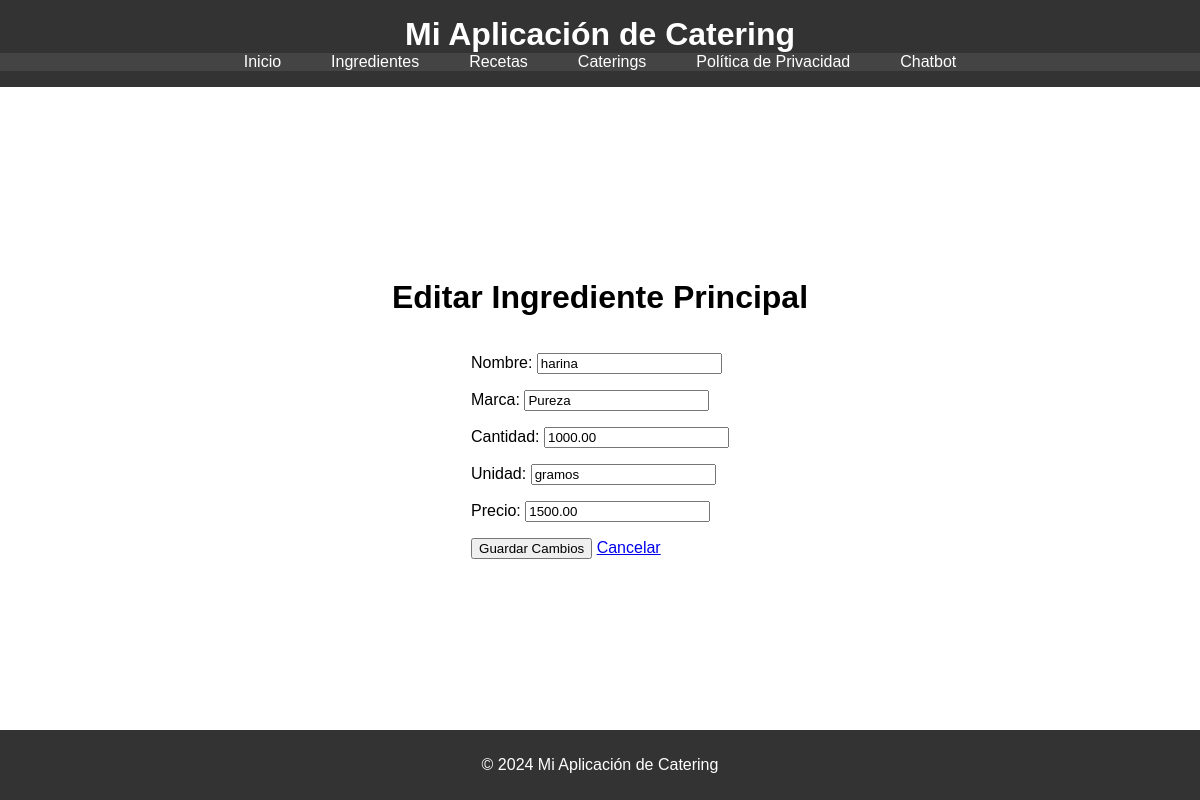
The app's page /calculos/ingredientes/23/editar/ with its own data.
### calculos/models.py (models this page shows, shortened)
class Ingrediente(models.Model):
    nombre = models.CharField(max_length=100)
    marca = models.CharField(max_length=50, blank=True, null=True)
    cantidad = models.DecimalField(max_digits=10, decimal_places=2)
    unidad = models.CharField(max_length=100, default='ejemplo: gramos')
    precio = models.DecimalField(max_digits=10, decimal_places=2)

### calculos/views.py (the view)
# urls.py: path('ingredientes/<int:pk>/editar/', views.editar_ingrediente_principal, name='editar_ingrediente_principal'),
def editar_ingrediente_principal(request, pk):
    ingrediente = get_object_or_404(Ingrediente, pk=pk)
    if request.method == 'POST':
        form = IngredienteForm(request.POST, instance=ingrediente)
        if form.is_valid():
            form.save()
            return redirect('lista_ingredientes_principal')
    else:
        form = IngredienteForm(instance=ingrediente)
    return render(request, 'calculos/editar_ingrediente_principal.html', {'form': form, 'ingrediente': ingrediente})

### calculos/forms.py
class IngredienteForm(forms.ModelForm):
    class Meta:
        model = Ingrediente
        fields = ['nombre', 'marca', 'cantidad', 'unidad', 'precio']

### templates/calculos/editar_ingrediente_principal.html (shortened to what this page needs)
{% extends 'base.html' %}
{% block content %}
<h1>Editar Ingrediente Principal</h1>
<form method="post">
    {{ form.as_p }}
    <button type="submit">Guardar Cambios</button>
    <a href="{% url 'lista_ingredientes_principal' %}">Cancelar</a>
</form>
{% endblock %}

### static/style.css (style rules this page uses)
body { display: flex; flex-direction: column; min-height: 100vh; margin: 0; font-family: Arial, sans-serif; }

### records on screen
Ingrediente: nombre "harina", marca "Pureza", cantidad "1000.00", unidad "gramos", precio "1500.00"
